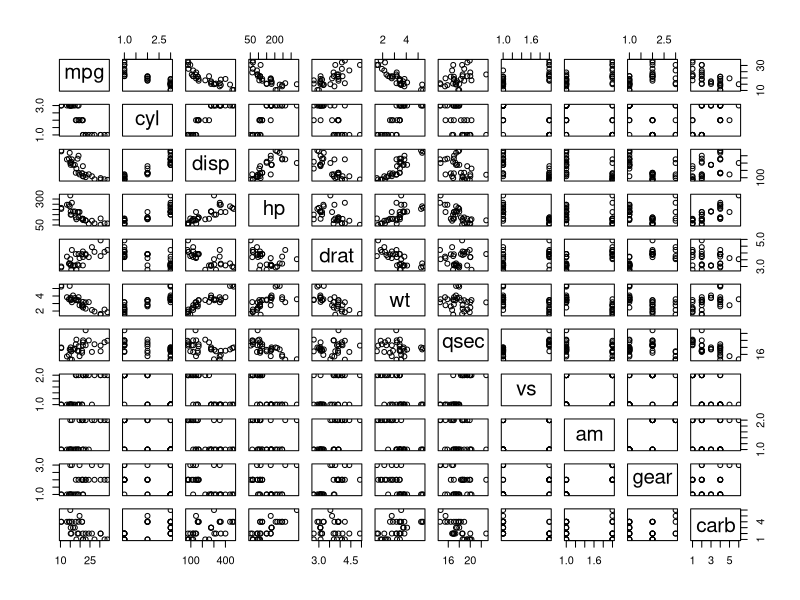
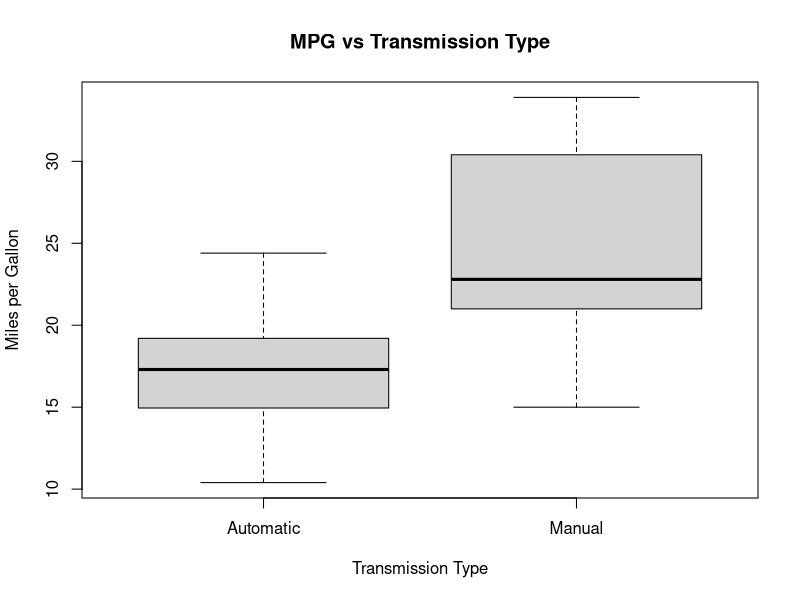
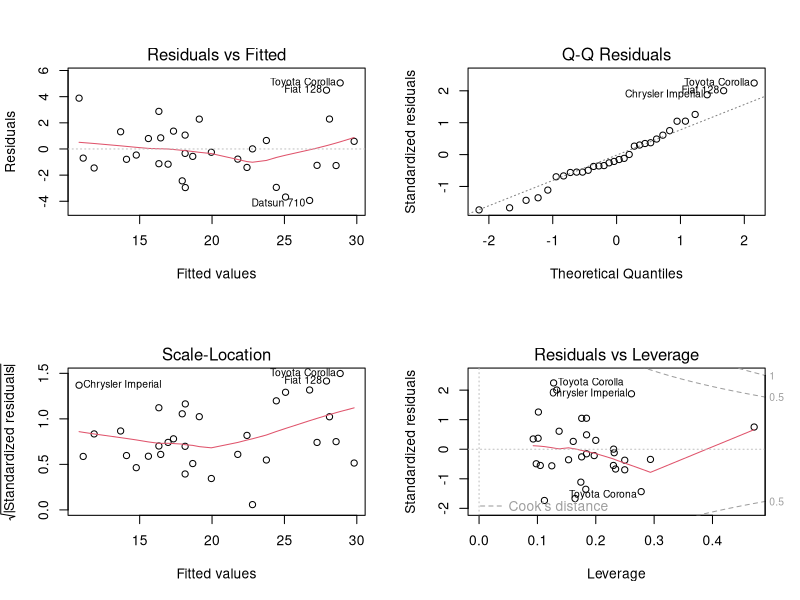

Reproduce these figures in R, in order.
## ---- chunk 1
library(tidyverse)
glimpse(mtcars)

# Transform into factor
mtcars$cyl  <- factor(mtcars$cyl)
mtcars$vs   <- factor(mtcars$vs)
mtcars$gear <- factor(mtcars$gear)
mtcars$carb <- factor(mtcars$carb)
mtcars$am   <- factor(mtcars$am,labels=c("Automatic","Manual"))
## ---- chunk 2
aggregate(mpg ~ am, mtcars, mean)
## ---- chunk 3
tt_am <- t.test(mpg ~ am, mtcars)
tt_am$p.value
## ---- chunk 4
fit <- lm(mpg ~ am, mtcars)
#summary(fit)$call
summary(fit)$coef
summary(fit)$adj.r
## ---- chunk 5
fitall <- lm(mpg ~ . , mtcars)
bestfit <- step(fitall, direction = "both", trace = 0)
#summary(bestfit)$call
summary(bestfit)$coef
summary(bestfit)$adj.r
## ---- chunk 6
pairs(mpg ~ . , mtcars)
## ---- chunk 7
boxplot(mpg ~ am, mtcars, xlab = "Transmission Type", ylab = "Miles per Gallon", main = "MPG vs Transmission Type")
## ---- chunk 8
tt_am
## ---- chunk 9
step(fitall, direction = "both")
## ---- chunk 10
par(mfrow = c(2,2))
plot(bestfit)
